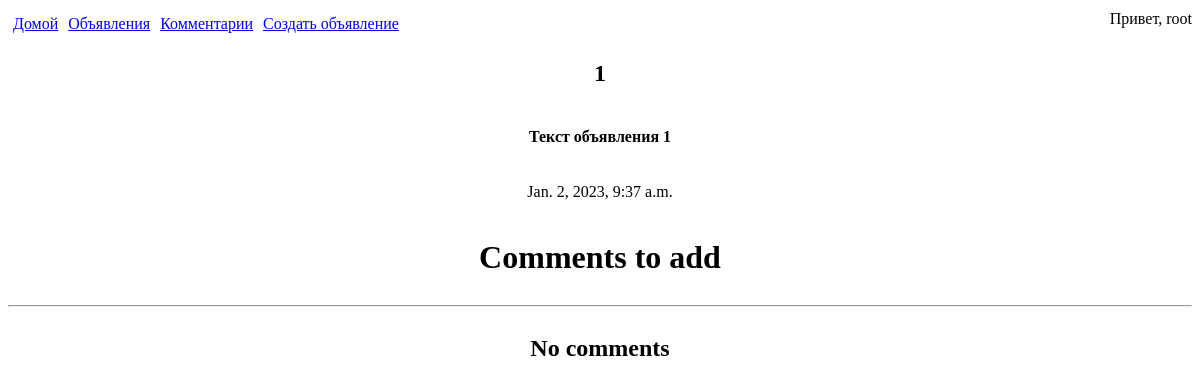
Page /announce/11/comments (signed in) on the committed database.
### users/models.py (models this page shows)
class MyUser(AbstractUser):
    enabled = models.BooleanField(default = False)

### app/models.py (models this page shows, shortened)
class Announcement(models.Model):
    GUILDS = (
        ('TK', 'Танки'),
        ('HL', 'Хилеры'),
        ('DD', 'ДД'),
        ('TD', 'Торговцы'),
        ('GM', 'Гилдмастеры'),
        ('QG', 'Квестгиверы'),
        ('BS', 'Кузнецы'),
        ('LD', 'Кожевники'),
        ('PN', 'Зельевары'),
        ('MS', 'Мастера заклинаний'),
    )
    Announcement_author = models.ForeignKey(MyUser, on_delete=models.CASCADE)
    Creation_date = models.DateTimeField(auto_now_add=True)
    Announcement_title = models.CharField(max_length=255)
    Announcement_text = models.TextField(default='Текст объявления')
    Category = models.CharField(max_length=2, choices=GUILDS)

### app/views.py (the view, shortened to what this page needs)
# urls.py: path('<int:pk>/comments', AnnounceComment.as_view()),
class AnnounceComment(LoginRequiredMixin, ConfirmedUserMixin, ListView):
    login_url = '/'
    model = Comments
    template_name = 'announce/announce_comments.html'
    context_object_name = 'Comments'
    def get_context_data(self, **kwargs):
        context = super().get_context_data(**kwargs)
        context['AllComments'] = True
        context['myfilter'] = PostFilter(
            self.request.GET, queryset=self.get_queryset())
        if len(self.kwargs) > 0:
            context['Announcement'] = Announcement.objects.get(
                id=str(self.kwargs['pk']))
            context['AllComments'] = False
        return context
    def get_queryset(self):
        if "announce" not in self.request.path:
            Posts = Announcement.objects.filter(
                Announcement_author=self.request.user)
            queryset = Comments.objects.filter(
                Announcement__in=Posts, Comment_accepted=False)
        else:
            queryset = Comments.objects.filter(Announcement=Announcement.objects.get(
                id=str(self.kwargs['pk'])), Comment_accepted=False)
        return queryset

### app/views.py (called while the page is built)
    def dispatch(self, request, *args, **kwargs):
        if request.user.is_superuser or request.user.enabled:
            return super().dispatch(request, *args, **kwargs)
        else:
            return redirect(register_code_view)

### app/templates/announce/announce_comments.html
{% extends 'base.html' %}
{% load static %}
{% block content %}
<div class="announce_detail">
    <h2>{{Announcement.Announcement_title}}</h2>
    <h4>{{Announcement.Announcement_text}}</h4>
    <p>{{Announcement.Creation_date}}</p>
    <h1>Comments to add</h1>
</div>
<hr>
<div class="comments">
{% if Comments%}
    <form method="GET">
        {{ myfilter.form }}
        <input type="submit" value="Найти">
    </form>
    {% for post in myfilter.qs %}
        <form method="post">{% csrf_token %}
            {% if AllComments %}
                <div class="announce_detail">
                    <h2>{{post.Announcement.Announcement_title}}</h2>
                    <h4>{{post.Announcement.Announcement_text}}</h4>
                    <p> {{post.Announcement.Creation_date}}</p>
                </div>
            {% endif %}
            <div>
                <p>
                    {{post.Comment}}
                    <br>
                    {{post.Comment_date}}
                </p>
                <button name = "Accept" value={{post.id}}>Accept</button>
                <button name = "Denied" value={{post.id}}>Denied</button>
            </div>
        </form>
    {% endfor %}
{% else %}
    <h2>No comments</h2>
{% endif %}
</div>
{% endblock %}

### app/templates/base.html (shortened to what this page needs)
<!DOCTYPE html>
{% load static %}
<html>
  <head>
    <link rel="stylesheet" href="/static/css/styles.css" />
  </head>
  <body>
    <header>
      <a href="/">Домой</a>
      <a href="/announce">Объявления</a>
      <a href="/comments">Комментарии</a>
      <a href="/announce_create">Создать объявление</a>
      <p>
        {% if user.is_authenticated %}
          Привет, {{ user }}
        {% else %}
          Привет, Аноним
        {% endif %}
      </p>
    </header>
    <main>
      {% block content %}
      {% endblock %}
    </main>
  </body>
</html>

### app/static/css/styles.css (style rules this page uses)
header { display: flex; justify-content: space-between; height: 30px; margin-top: 10px; }
header a { padding: 5px; }
header p { margin-top: auto; margin-left:auto; }
.announce_detail { display: flex; justify-content: center; flex-direction: column; align-items: center; }
.comments { display: flex; justify-content: center; flex-direction: column; align-items: center; }

### rows in the picture
MyUser: username "root"
Announcement: Announcement_title "1", Announcement_text "Текст объявления 1", Creation_date "Jan. 2, 2023, 9:37 a.m."
